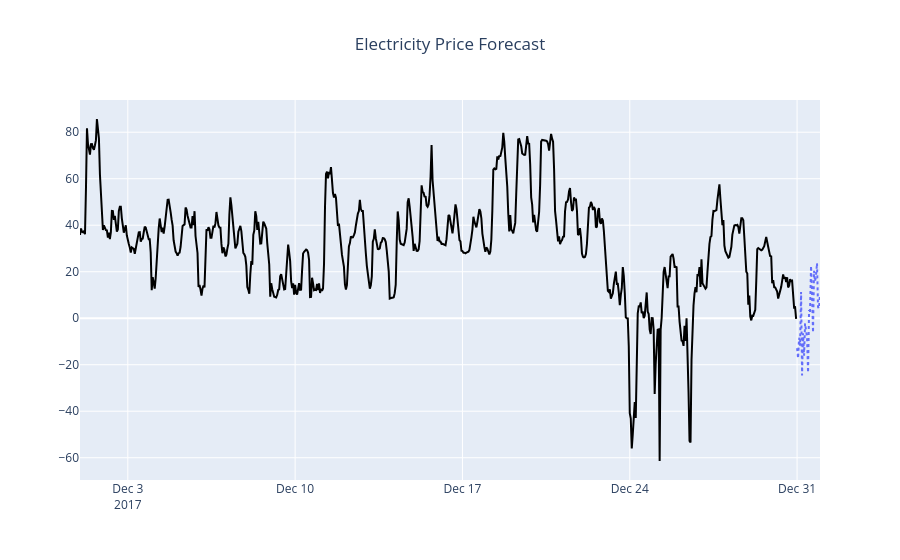

The cell this chart's notebook holds for it:
### Code cell
fig = go.Figure()
fig.add_trace(px.line(df['y']['2017-12':]).data[0].update(line_color='black'))

fig.add_trace(px.line(forecast).data[0].update(line_dash='dot'))
fig.update_layout(showlegend=False,
                  title='Electricity Price Forecast',
                  title_x = 0.5)

### Figure 1 — Plotly figure (JSON) as saved in the notebook; plotly's stock layout.template omitted (floating-point values rounded to 4 significant figures; data arrays with more than 128 entries replaced by an {"elided": "..."} marker saying what was removed)
{"data": [{"hovertemplate": "variable=y<br>ds=%{x}<br>value=%{y}<extra></extra>", "legendgroup": "y", "line": {"color": "black", "dash": "solid"}, "marker": {"symbol": "circle"}, "mode": "lines", "name": "y", "orientation": "v", "showlegend": true, "type": "scatter", "x": {"elided": "720 str values"}, "xaxis": "x", "y": {"elided": "720 float values"}, "yaxis": "y"}, {"hovertemplate": "variable=NBEATS<br>ds=%{x}<br>value=%{y}<extra></extra>", "legendgroup": "NBEATS", "line": {"color": "#636efa", "dash": "dot"}, "marker": {"symbol": "circle"}, "mode": "lines", "name": "NBEATS", "orientation": "v", "showlegend": true, "type": "scatter", "x": ["2017-12-31T00:00:00.000000000", "2017-12-31T01:00:00.000000000", "2017-12-31T02:00:00.000000000", "2017-12-31T03:00:00.000000000", "2017-12-31T04:00:00.000000000", "2017-12-31T05:00:00.000000000", "2017-12-31T06:00:00.000000000", "2017-12-31T07:00:00.000000000", "2017-12-31T08:00:00.000000000", "2017-12-31T09:00:00.000000000", "2017-12-31T10:00:00.000000000", "2017-12-31T11:00:00.000000000", "2017-12-31T12:00:00.000000000", "2017-12-31T13:00:00.000000000", "2017-12-31T14:00:00.000000000", "2017-12-31T15:00:00.000000000", "2017-12-31T16:00:00.000000000", "2017-12-31T17:00:00.000000000", "2017-12-31T18:00:00.000000000", "2017-12-31T19:00:00.000000000", "2017-12-31T20:00:00.000000000", "2017-12-31T21:00:00.000000000", "2017-12-31T22:00:00.000000000", "2017-12-31T23:00:00.000000000"], "xaxis": "x", "y": [-12.86, -17.25, -8.4, -11.77, 11.31, -24.59, -6.464, -16.11, -2.206, -6.796, -8.21, -23.43, 3.117, 3.101, 22.46, 11.1, -6.171, 20.42, 15.84, 18.28, 23.73, 4.863, 4.176, 10.43], "yaxis": "y"}], "layout": {"showlegend": false, "title": {"text": "Electricity Price Forecast", "x": 0.5}}}
